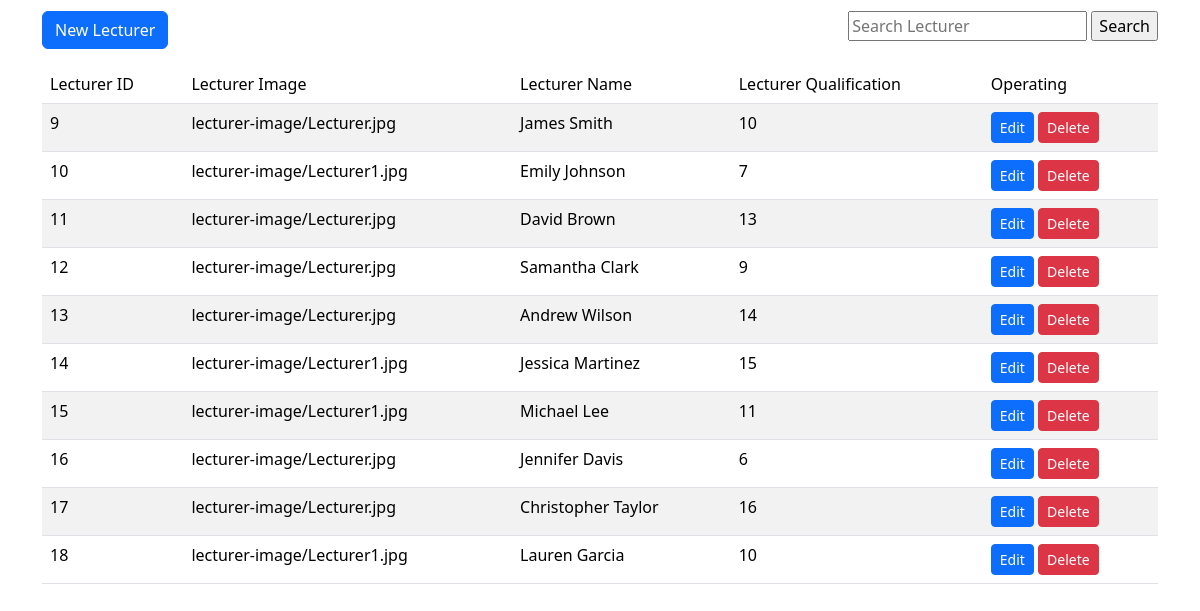
/Website/Dashboard/Lecturer/Lecturer.php, run on the app's committed database.
### tables this page shows
CREATE TABLE `lecturer` (
  `LecturerID` int NOT NULL,
  `LecturerImage` longblob,
  `LecturerName` varchar(100) DEFAULT NULL,
  `LecturerQualification` int DEFAULT NULL,
  `CourseID` int DEFAULT NULL,
  `CourseName` varchar(100) DEFAULT NULL
);

### Website/Dashboard/Lecturer/Lecturer.php (the view, shortened to what this page needs)
<head>
    <link href="https://cdn.jsdelivr.net/npm/bootstrap@5.3.2/dist/css/bootstrap.min.css" rel="stylesheet"
>
</head>
<body>
    <div class="container">
        <form action="<?php echo $_SERVER['PHP_SELF']; ?>" method="GET" name="indexf">
            <div style="width: 100%; justify-content: space-between; margin: 1% 0; display: flex;">
                <a class="btn btn-primary" href="Lecturer-add.php" role="button">New Lecturer</a>
                <div>
                    <input type="text" name="search" id="search" placeholder="Search Lecturer"
                        value="<?php echo isset($_GET['search']) ? $_GET['search'] : ''; ?>">
                    <input type="submit" name="searchsub" id="searchsub" value="Search">
                </div>
            </div>
        </form>
        <table class="table table-striped">
            <thead>
                <tr>
                    <td>Lecturer ID</td>
                    <td>Lecturer Image</td>
                    <td>Lecturer Name</td>
                    <td>Lecturer Qualification</td>
                    <td>Operating</td>
                </tr>
            </thead>
            <tbody>
               <?php
                include '../../ConnectDB.php';
                if (isset($_GET['search'])) {
                    $filterValue = $_GET['search'];
                    $query = "SELECT * FROM lecturer WHERE LecturerID LIKE '%$filterValue%' OR LecturerName LIKE '%$filterValue%'";
                    $result = $conn->query($query);
                    if (!$result) {
                        die("Invalid query" . $conn->error);
                    }
                    if ($result->num_rows > 0) {
                        while ($row = $result->fetch_assoc()) {
                            echo "<tr>
                                        <td>{$row['LecturerID']}</td>
                                        <td>{$row['LecturerImage']}</td>
                                        <td>{$row['LecturerName']}</td>
                                        <td>{$row['LecturerQualification']}</td>
                                        <td>
                                            <a href='Lecturer-edit.php?LecturerID={$row['LecturerID']}' class='btn btn-primary btn-sm'>Edit</a>
                                            <a href='Lecturer-delete.php?LecturerID={$row['LecturerID']}' class='btn btn-danger btn-sm'>Delete</a>
                                        </td>
                                    </tr>";
                        }
                    } else {
                        echo "<tr><td colspan='7'>No Record Found</td></tr>";
                    }
                } else {
                    $sql = "SELECT * FROM lecturer";
                    $result = $conn->query($sql);
                    while ($row = $result->fetch_assoc()) {
                        echo "<tr>
                                    <td>{$row['LecturerID']}</td>
                                    <td>{$row['LecturerImage']}</td>
                                    <td>{$row['LecturerName']}</td>
                                    <td>{$row['LecturerQualification']}</td>
                                    <td>
                                        <a href='Lecturer-edit.php?LecturerID={$row['LecturerID']}' class='btn btn-primary btn-sm'>Edit</a>
                                        <a href='Lecturer-delete.php?LecturerID={$row['LecturerID']}' class='btn btn-danger btn-sm'>Delete</a>
                                    </td>
                                </tr>";
                    }
                }
                ?>
            </tbody>
        </table>
    </div>
</body>

### data on the page
lecturer: LecturerID "9", LecturerImage "lecturer-image/Lecturer.jpg", LecturerName "James Smith", LecturerQualification "10"
lecturer: LecturerID "10", LecturerImage "lecturer-image/Lecturer1.jpg", LecturerName "Emily Johnson", LecturerQualification "7"
lecturer: LecturerID "11", LecturerImage "lecturer-image/Lecturer.jpg", LecturerName "David Brown", LecturerQualification "13"
lecturer: LecturerID "12", LecturerImage "lecturer-image/Lecturer.jpg", LecturerName "Samantha Clark", LecturerQualification "9"
lecturer: LecturerID "13", LecturerImage "lecturer-image/Lecturer.jpg", LecturerName "Andrew Wilson", LecturerQualification "14"
lecturer: LecturerID "14", LecturerImage "lecturer-image/Lecturer1.jpg", LecturerName "Jessica Martinez", LecturerQualification "15"
lecturer: LecturerID "15", LecturerImage "lecturer-image/Lecturer1.jpg", LecturerName "Michael Lee", LecturerQualification "11"
lecturer: LecturerID "16", LecturerImage "lecturer-image/Lecturer.jpg", LecturerName "Jennifer Davis", LecturerQualification "6"
lecturer: LecturerID "17", LecturerImage "lecturer-image/Lecturer.jpg", LecturerName "Christopher Taylor", LecturerQualification "16"
lecturer: LecturerID "18", LecturerImage "lecturer-image/Lecturer1.jpg", LecturerName "Lauren Garcia", LecturerQualification "10"
